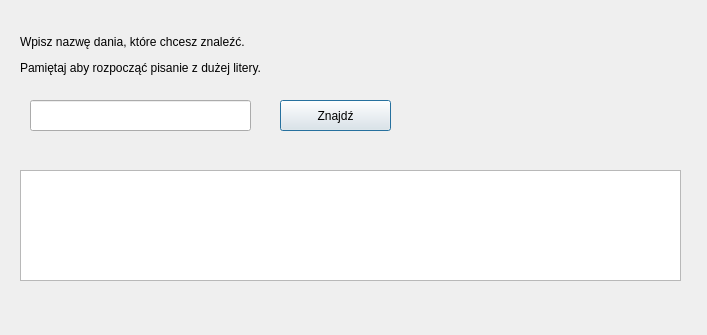
<?xml version="1.0" encoding="UTF-8"?>
<ui version="4.0">
 <class>zapis</class>
 <widget class="QDialog" name="zapis">
  <property name="geometry">
   <rect>
    <x>0</x>
    <y>0</y>
    <width>707</width>
    <height>335</height>
   </rect>
  </property>
  <property name="windowTitle">
   <string>Dialog</string>
  </property>
  <widget class="QTableView" name="tableView_3">
   <property name="geometry">
    <rect>
     <x>20</x>
     <y>170</y>
     <width>661</width>
     <height>111</height>
    </rect>
   </property>
  </widget>
  <widget class="QLineEdit" name="lineEdit_danie">
   <property name="geometry">
    <rect>
     <x>30</x>
     <y>100</y>
     <width>221</width>
     <height>31</height>
    </rect>
   </property>
  </widget>
  <widget class="QPushButton" name="pushButton">
   <property name="geometry">
    <rect>
     <x>280</x>
     <y>100</y>
     <width>111</width>
     <height>31</height>
    </rect>
   </property>
   <property name="text">
    <string>Znajdź</string>
   </property>
  </widget>
  <widget class="QLabel" name="label">
   <property name="geometry">
    <rect>
     <x>20</x>
     <y>20</y>
     <width>281</width>
     <height>71</height>
    </rect>
   </property>
   <property name="text">
    <string>&lt;html&gt;&lt;head/&gt;&lt;body&gt;&lt;p&gt;Wpisz nazwę dania, które chcesz znaleźć.&lt;/p&gt;&lt;p&gt;Pamiętaj aby rozpocząć pisanie z dużej litery.&lt;/p&gt;&lt;/body&gt;&lt;/html&gt;</string>
   </property>
  </widget>
 </widget>
 <resources/>
 <connections/>
</ui>
